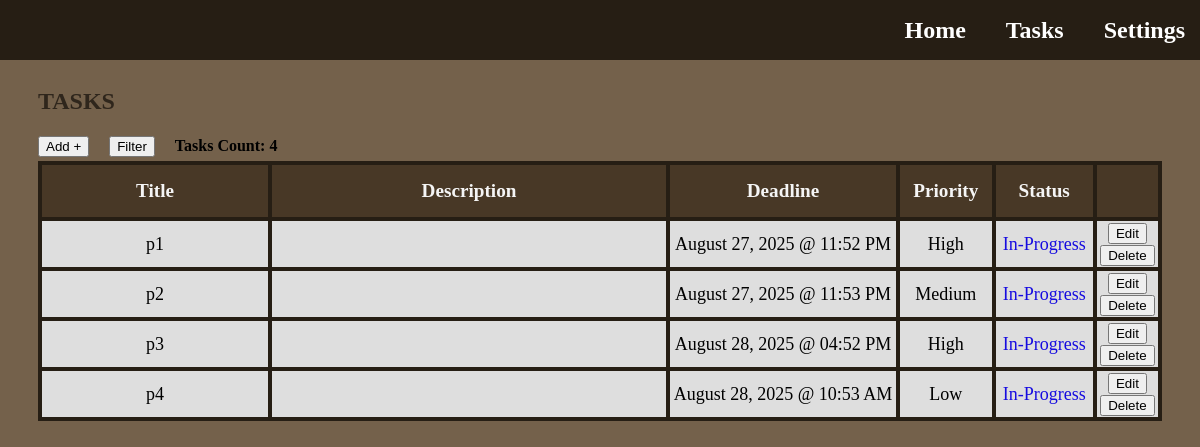
/tasks (signed in), run on an earlier commit of the app's database.
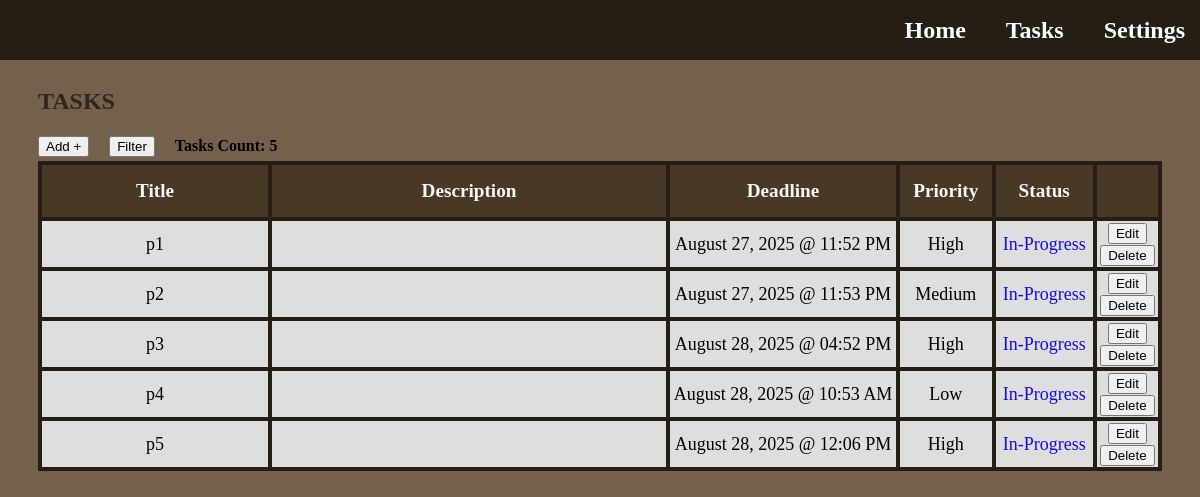
And on a later commit of the database.
### app.py (models this page shows)
class Task(db.Model):
    id = db.Column(db.Integer, primary_key=True)
    title = db.Column(db.String(128), nullable=False)
    description = db.Column(db.Text, nullable=True)
    priority = db.Column(db.String(50), nullable=False)
    deadline = db.Column(db.DateTime(timezone=True), nullable=True)
    status = db.Column(db.String(50), nullable=False, default='In-Progress')
    set_today_reminder = db.Column(db.Boolean, nullable=False, default=True)
    set_tomorrow_reminder = db.Column(db.Boolean, nullable=False, default=True)
    user_id = db.Column(db.Integer, db.ForeignKey('user.id'), nullable=False)
    user = db.relationship('User', backref=db.backref('tasks', lazy=True))

### app.py (the view, shortened to what this page needs)
@app.route('/tasks')
def tasks():
    user_id = session['user_id']
    sort_title = session.get('sort_title')
    sort_type = session.get('sort_type')
    filter_priorities = session.get('filter_priorities', [])
    filter_status = session.get('filter_status', [])
    filter_months = session.get('filter_months', [])
    filter_year = session.get('filter_year', None)
    filter_day = session.get('filter_day', None)
    priority_order_descending = case(
        (Task.priority == 'High', 1),
        (Task.priority == 'Medium', 2),
        (Task.priority == 'Low', 3),
    )
    priority_order_ascending = case(
        (Task.priority == 'Low', 1),
        (Task.priority == 'Medium', 2),
        (Task.priority == 'High', 3),
    )
    status_order_complete = case(
        (Task.status == 'Complete', 1),
        (Task.status == 'In-Progress', 2)
    )
    status_order_in_progress = case(
        (Task.status == 'In-Progress', 1),
        (Task.status == 'Complete', 2)
    )
    query = Task.query.filter_by(user_id=user_id)
    if filter_priorities: # Only true if not empty
        query = query.filter(Task.priority.in_(filter_priorities)) # Filter by checked priorities within given priority list
    if filter_status:
        query = query.filter(Task.status.in_(filter_status)) # Filter by checked status within given status list
    if filter_months:
        query = query.filter(extract('month', Task.deadline).in_(filter_months)) # Filter by checked months within given months list; extract(...) - returns month number from Task columns and matches to filter months list
    if filter_year:
        query = query.filter(extract('year', Task.deadline) == filter_year) # Filter by typed year; extracts year from deadline column in database
    if filter_day:
        query = query.filter(extract('day', Task.deadline) == filter_day) # Filter by typed day; extracts day from deadline column in database
    user_tasks = query.all()  # Get all tasks for this user according to the id, default order is by date task was created from earliest to latest
    user_tasks_count = query.count() # Gets the total count of tasks of the user
    return render_template('tasks.html', tasks=user_tasks, count=user_tasks_count, sort_title=sort_title, sort_type=sort_type, filter_priorities=filter_priorities, filter_status=filter_status, filter_months=filter_months, filter_year=filter_year, filter_day=filter_day)

### templates/tasks.html (shortened to what this page needs)
{% extends "base.html" %}
{% block content %}
  <h1 class="title-page">Tasks</h1>
  <div class="task-features">
    <button href="#" type="button" class="add-button" onclick="openPopup('add-task')">Add +</button>
    <button type="button" class="filter-sort-button" onclick="openPopup('filter-sort-task')">Filter</button>
    <h4>Tasks Count: {{ count }} </h2>
  </div>
  <section class="tasks-section">
      <table class="tasks-table">
        <thead class="table-header">
          <tr>
              <th class="task-title">Title</th>
              <th class="task-description">Description</th>
              <th class="task-deadline">Deadline</th>
              <th class="task-priority">Priority</th>
              <th class="task-status">Status</th>
              <th class="task-options"></th>
          </tr>
        </thead>
        <tbody id="task-body">
          {% for task in tasks %}
          <tr id="task-row">
            <td>{{ task.title }}</td>
            <td>{{ task.description }}</td>
            <td>{{ task.deadline.strftime('%B %d, %Y @ %I:%M %p')  }}</td>
            <td>{{ task.priority }}</td>
            <td class="task-status-data">
              <a href="{{ url_for('change_task_status', task_id=task.id)}}"
              class="task-status {{ task.status | lower | replace(' ', '-') }}">
                {{ task.status }}
              </a>
            </td>
            <td>
              <a>
                <button type="button" class="edit-button" onclick="openEditPopup(this, 'edit-task')"
                  data-id="{{ task.id }}"
                  data-title="{{ task.title }}"
                  data-description="{{ task.description }}"
                  data-priority="{{ task.priority }}"
                  data-deadline="{{ task.deadline.strftime('%B %d %Y @ %I:%M %p')  }}"
                  >
                  Edit
                </button>
              </a>
              <a href="{{ url_for('delete_task', task_id=task.id)}}">
                <button type="button" class="delete-button">Delete</button>
              </a>
            </td>
          </tr>
          {% else %}
          <tr>
            <td colspan="6">No tasks available.</td>
          </tr>
          {% endfor %}
        </tbody>
      </table>
  </section>
{% endblock %}

### templates/base.html (shortened to what this page needs)
<!DOCTYPE html>
<html lang="en">
<head>
    <link rel="stylesheet" href="{{ url_for('static', filename='style.css') }}">
</head>
<body class="homepage">
    <header class="navbar">
        <nav class="navbar-links">
            <a href="{{ url_for('home') }}">Home</a>
            <a href="{{ url_for('tasks') }}">Tasks</a>
            <a href="{{ url_for('settings') }}">Settings</a>
        </nav>
    </header>
    <main>
        {% block content %}{% endblock %}
    </main>
</body>
</html>

### static/style.css (style rules this page uses)
html, body { min-width: 800px; overflow-x: auto; }
.title-page { margin-top: 80px; margin-left: 30px; font-size: x-large; font-weight: bolder; text-transform: uppercase; font-family: 'Lucida Handwriting'; color: #2f261c; }
.homepage { background-color: #74614b; }
.navbar { background-color: #261e14; position: fixed; top: 0; left: 0; width: 100%; height: 60px; padding-left: 5px; display: flex; justify-content: flex-end; align-items: center; z-index: 1000; }
.navbar-links { display: flex; gap: 20px; }
.navbar-links a { font-family: 'Lucida Handwriting'; color: white; margin-right: 20px; font-weight: bold; font-size: 24px; text-decoration: none; }
.tasks-section { margin-left: 30px; margin-right: 30px; display: flex; justify-content: center; }
.tasks-table { border-collapse: collapse; width: 100%; height: 50%; table-layout: fixed; }
.tasks-table th, .tasks-table td { border: 4px solid #261e14; color: black; font-size: large; text-align: center; background: rgb(222, 222, 222); }
.tasks-table th { color: whitesmoke; font-weight: bolder; font-size: larger; height: 50px; background-color: #483826; }
.task-title { width: 20%; }
.task-description { white-space: normal; word-break: break-word; max-width: 400px; width: 35%; }
.task-deadline { width: 20%; }
.task-priority { width: 8%; }
.task-status { width: 8.5%; }
.task-options { width: 8.5; }
.task-status-data { text-decoration: none; color: white }
.task-status.in-progress { color: rgb(22, 11, 224); text-decoration: none; }
.task-features { margin-left: 30px; margin-right: 30px; height: 30px; display: flex; justify-content: flex-start; align-items: center; gap: 20px; }
.add-button { color: black; text-decoration: none; }

What changed in the data, as far as the page shows it:
added Task: title "p5", deadline "August 28, 2025 @ 12:06 PM", priority "High", status "In-Progress"
Also different on the page:
{{ count }}: "4" → "5"
